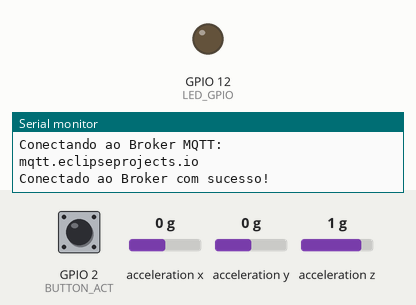
Bench run of a sketch on a simulated ESP32. Parts: output pins drawn as LEDs (lit = HIGH), the last lines printed to the serial monitor. The test bench sets the inputs (shaded band); at power-on: GPIO 2 (BUTTON_ACT) LOW, acceleration x 0 g, acceleration y 0 g, acceleration z 1 g. WiFi joins after 1.5 s; servers stay silent unless stated; no MQTT or app messages arrive unless stated.

Above: at 3.7 s.
3.8 s: GPIO 2 (BUTTON_ACT) pulled HIGH for 0.15 s
At 3.87 s:
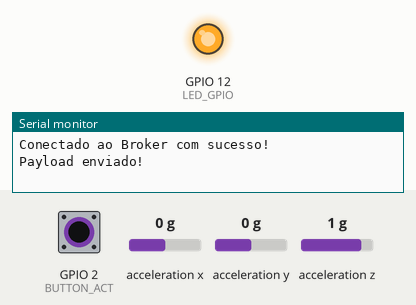
5.4 s: GPIO 2 (BUTTON_ACT) pulled HIGH for 3.2 s
At 9.8 s:
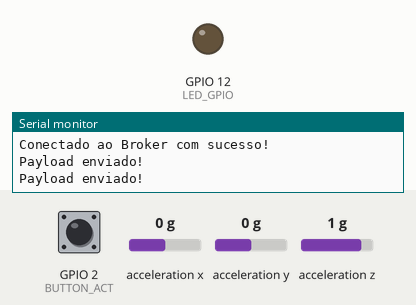
Timing chart, 0 to 11.3 s (numbered marks = the images above; inputs shaded):
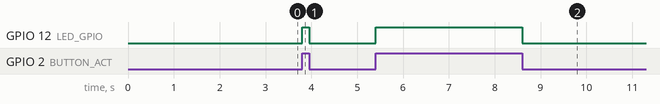

The sketch:

WIFI_MQTT.ino
```cpp
#include<Wire.h>
#include<WiFi.h>
#include <PubSubClient.h>
#include <Adafruit_Sensor.h>
#include <Adafruit_ADXL345_U.h>

#define BUTTON_ACT 2 // GPIO do botão
#define LED_GPIO 12 // Pino do LED
Adafruit_ADXL345_Unified accel = Adafruit_ADXL345_Unified(12345); // Instancia o acelerômetro

char buf[30]; // array utilizado para concatenar as medições
char x_measure[8];
char y_measure[8];
char z_measure[8];
byte state = 0; // variaveis de estado do botão
byte save_state;

float x_vet[50];
float y_vet[50];
float z_vet[50];
float x_rms;
float y_rms;
float z_rms;


const char* SSID = "NET_2.4";                // SSID / nome da rede WiFi que deseja se conectar
const char* PASSWORD = "lucas1234";


const char* BROKER_MQTT = "mqtt.eclipseprojects.io"; //URL do broker MQTT que se deseja utilizar
int BROKER_PORT = 1883;
WiFiClient espClient;               // Porta do Broker MQTT
void conectaWiFi();
void conectaMQTT();
void mantemConexoes();
void recebePacote(char* topic, byte* payload, unsigned int length);

#define ID_MQTT  "ADXL_LUCAS_TESTE"            //Informe um ID unico e seu. Caso sejam usados IDs repetidos a ultima conexão irá sobrepor a anterior.
#define TOPIC_PUBLISH "MEDIDOR_ADXL_TESTE"    //Informe um Tópico único. Caso sejam usados tópicos em duplicidade, o último irá eliminar o anterior.
#define TOPIC_SUBSCRIBE "TESTE/output"
PubSubClient MQTT(espClient);

void setup() {
  pinMode(LED_GPIO, OUTPUT);
  pinMode(BUTTON_ACT, INPUT_PULLDOWN);
  Serial.begin(9600);
  delay(1000);


  Serial.println("Accelerometer Test"); Serial.println("");

  /* Initialise the sensor */
  if(!accel.begin())
  {
    /* There was a problem detecting the ADXL345 ... check your connections */
    Serial.println("Ooops, no ADXL345 detected ... Check your wiring!");
    while(1);
  }
  accel.setRange(ADXL345_RANGE_16_G);
  Serial.println("");

  conectaWiFi();
  MQTT.setServer(BROKER_MQTT, BROKER_PORT);
  MQTT.setCallback(recebePacote);
  MQTT.subscribe(TOPIC_SUBSCRIBE);
}

void conectaWiFi() {

  if(WiFi.status() == WL_CONNECTED){
    return;
  }

  WiFi.begin(SSID, PASSWORD);
  while(WiFi.status() != WL_CONNECTED){
    delay(500);
    Serial.println("Em processo de conexao");
  }

    Serial.println("Conectado!");
}


void conectaMQTT() {
    while (!MQTT.connected()) {
        Serial.print("Conectando ao Broker MQTT: ");
        Serial.println(BROKER_MQTT);
        if (MQTT.connect(ID_MQTT)) {
            Serial.println("Conectado ao Broker com sucesso!");
        }
        else {
            Serial.println("Noo foi possivel se conectar ao broker.");
            Serial.println("Nova tentatica de conexao em 2s");
            delay(2000);
        }
    }
}

void mantemConexoes() {
    if (!MQTT.connected()) {
       conectaMQTT();
    }

    conectaWiFi(); //se não há conexão com o WiFI, a conexão é refeita
}

void recebePacote(char* topic, byte* payload, unsigned int length){
    String msg;
    for (int i = 0; i < length; i++){
        char c = (char)payload[i];
        msg += c;
    }

    if (msg == "1"){
      digitalWrite(LED_GPIO, HIGH);
      getLeitura();
      delay(1000);
      digitalWrite(LED_GPIO, LOW);
    }
}

float getRMS (float * val, int arrayCount)
{
    int i;
    float sumsq = 0;
    float RMS;

    for (i = 0; i< arrayCount; i++)
    {
        sumsq += val[i]*val[i];
    }
    RMS = sqrt(sumsq/arrayCount);
    return RMS;
}

void getLeitura(){
    sensors_event_t event;
    accel.getEvent(&event);
    for (int i = 0; i<50; i++){
      x_vet[i] = event.acceleration.x;
      y_vet[i] = event.acceleration.y;
      z_vet[i] = event.acceleration.z;
    }
    float x_rms = getRMS(x_vet, 50);
    float y_rms = getRMS(y_vet, 50);
    float z_rms = getRMS(z_vet, 50);
    dtostrf(x_rms, 6, 2, x_measure);
    dtostrf(y_rms, 6, 2, y_measure);
    dtostrf(z_rms, 6, 2, z_measure);
    strcpy(buf,x_measure);
    strcat(buf,",");
    strcat(buf,y_measure);
    strcat(buf,",");
    strcat(buf,z_measure);
    MQTT.publish(TOPIC_PUBLISH, buf);
    Serial.println("Payload enviado!");
}

void loop() {
  MQTT.subscribe(TOPIC_SUBSCRIBE);
  if (digitalRead(BUTTON_ACT) == HIGH && state == 0){
    digitalWrite(LED_GPIO, HIGH);
    delay(20);

    getLeitura();
    state = 1;
  }

  if (digitalRead(BUTTON_ACT) == LOW && state == 1){
    digitalWrite(LED_GPIO, LOW);
    delay(20);
    state = 0;
  }
  mantemConexoes();
  MQTT.loop();
}
```

Measured:
- after the input at 3.8 s, GPIO 12 (LED_GPIO): LOW → HIGH at once, → LOW 0.15 s later
- after the input at 5.4 s, GPIO 12 (LED_GPIO): LOW → HIGH at once, → LOW 3.2 s later
